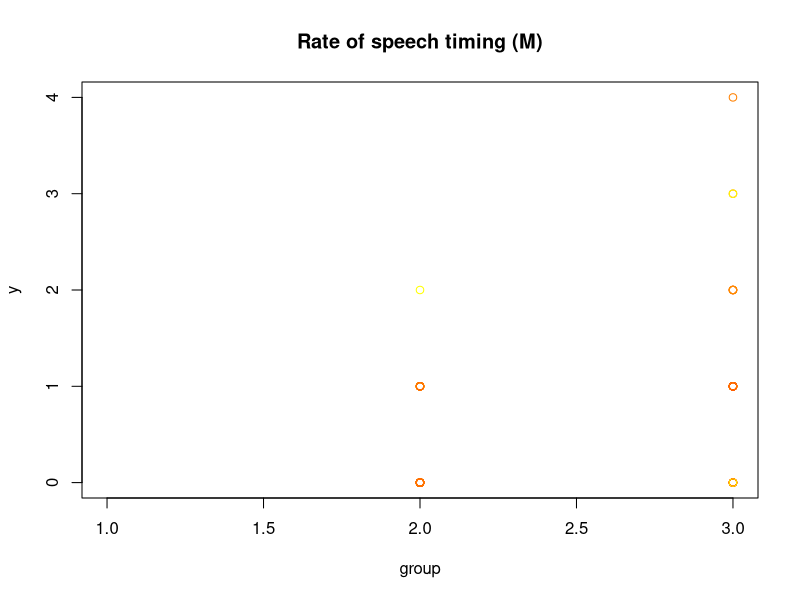

Reproduce this figure in R. (Note: this script raises an error after producing the figure.)

### Quick pre-processing part

parkinson <- read.csv(file="data/parkinson_preprocessed.csv")
parkinson <- parkinson[,-c(1)]
colnames(parkinson) <- c("Age", "Gender", "Duration of disease from first symptoms (years)",
                         "Antidepressant therapy", "Benzodiazepine medication",
                         "Clonazepam (mg/day)", "Hoehn-Yahr scale", "UPDRS III total",
                         "Speech", "Facial Expression", "Total tremor", 
                         "Total rigidity", "Total spasm", "Total stability",
                         "Entropy of speech timing (RP)", "Rate of speech timing (RP)",
                         "Acceleration of speech timing (RP)", "Gaping in between voiced intervals (RP)",
                         "Duration of unvoiced stops (RP)", "Decay of unvoiced fricatives (RP)",
                         "Relative loudness of respiration (RP)", "Pause intervals per respiration (RP)",
                         "Latency of respiratory exchange (RP)", "Entropy of speech timing (M)",
                         "Rate of speech timing (M)", "Acceleration of speech timing (M)", 
                         "Decay of unvoiced fricatives (M)", "Latency of respiratory exchange (M)")
# RP: reading passage
# M: monologue

cols.int <- c(3,7:14)
parkinson[cols.int] <- sapply(parkinson[cols.int], as.integer)

# 1-30: PD (2) // 31-80: RBD (1) // 81-130: HEALTHY (0)

category <- c(rep(2,30), rep(1,50), rep(0,50))
parkinson <- cbind(category, parkinson)
colnames(parkinson)[1] <- "Group"

parkinson$Gender <- as.factor(parkinson$Gender)
parkinson$Group <- as.factor(parkinson$Group)



####  SPEECH  ####

B <- 1e3
seed <- 23112023
set.seed(seed)

speech <- parkinson[,c(1,16:29)]


### One-way ANOVA

g <- nlevels(speech$Group)
n <- dim(speech)[1]

idx <- 12   # <---- put here the right index (between 2 and 15)
plot(speech$Group, speech[,idx], xlab='group', col=heat.colors(g), main=colnames(speech)[idx]) # group-wise boxplot


## Parametric approach:
# (we first check whether the assumption of parametric ANOVA hold, if that's
#  not the case, we will use a nonparametric approach instead)

# 1) univariate normality in each group
Ps <- c(shapiro.test(speech[speech$Group == 0, idx])$p,
        shapiro.test(speech[speech$Group == 1, idx])$p,
        shapiro.test(speech[speech$Group == 2, idx])$p)
Ps

# 2) Bartlett's test for homogeneity of variances
bartlett.test(speech[,idx], speech$Group)

fit <- aov(speech[,idx] ~ speech$Group)
summary(fit)


## Nonparametric approach:

T0 <- summary(fit)[[1]][1,4]
T_stat <- numeric(B) 

for(perm in 1:B){
  permutation <- sample(1:n)
  variable_perm <- speech[permutation,idx]
  fit_perm <- aov(variable_perm ~ speech$Group)
  
  T_stat[perm] <- summary(fit_perm)[[1]][1,4]
}

p_val <- sum(T_stat>=T0)/B
p_val

# significant idx: 3, 10, 12
colnames(speech)[c(3,10,12)]



### One-way MANOVA

fit <- manova(as.matrix(speech[,2:15]) ~ speech$Group)
summary.manova(fit, test="Wilks") 

T0 <- -summary.manova(fit,test="Wilks")$stats[1,2]
T_stat <- numeric(B)

for(perm in 1:B){
  permutation <- sample(1:n)
  group.perm <- speech$Group[permutation]
  fit.perm <- manova(as.matrix(speech[,2:15]) ~ group.perm)
  T_stat[perm] <- -summary.manova(fit.perm,test="Wilks")$stats[1,2]
}

p_val <- sum(T_stat>=T0)/B
p_val  # ---> SIGNIFICANT!



### BOOTSTRAP CIs 
# Bootstrap confidence intervals for the difference of the mean of same speech variable in different groups 
# ==> mainly to compare RBD and PD groups (on indexes found using ANOVA: 3,10,12)

idx <- 3   # index of speech variable (between 2 and 15)

x1 <- speech[speech$Group == 2, idx]
x2 <- speech[speech$Group == 1, idx]

# Plot data
par(mfrow=c(1,2))
boxplot(x1, ylim=range(c(x1,x2)), main='PD', col='lightblue4')
boxplot(x2, ylim=range(c(x1,x2)), main='RBD', col='lightblue')

# Computing the bootstrap distribution of the difference of the two sample means

x1.obs <- x1
x2.obs <- x2
diff.obs <- mean(x1) - mean(x2)

T.boot.diff <- numeric(B)

for(b in 1:B)
{
  x1.b <- sample(x1.obs, replace = T)
  x2.b <- sample(x2.obs, replace = T)
  T.boot.diff[b] <- mean(x1.b) - mean(x2.b)
}

plot(ecdf(T.boot.diff), main='Sample Mean PD - Sample Mean RBD')
abline(v = diff.obs, lty=2)

# RP intervals

alpha <- 0.05

right.quantile <- quantile(T.boot.diff, 1 - alpha/2)
left.quantile  <- quantile(T.boot.diff, alpha/2)

CI.RP <- c(diff.obs - (right.quantile - diff.obs), diff.obs - (left.quantile - diff.obs))
CI.RP

abline(v=CI.RP)


# idx: 3
# CI for difference PD-RBD: [-36.048333   6.446667] ==> no significant difference!
# CI for difference PD-healthy: [-56.91400 -11.81667] ==> SIGNIFICANT difference
# CI for difference RBD-healthy: [-37.8235  -3.8515] ==> SIGNIFICANT difference

# idx: 10
# CI for difference PD-RBD: [-7.685333 47.929000] ==> no significant difference!
# CI for difference PD-healthy: [-36.46000  22.99383] ==> no significant difference
# CI for difference RBD-healthy: [-50.5655  -4.9075] ==> SIGNIFICANT difference

# idx: 12
# CI for difference PD-RBD: [-23.81367  22.74767] ==> no significant difference!
# CI for difference PD-healthy: [-64.2615 -14.8435] ==> SIGNIFICANT difference
# CI for difference RBD-healthy: [-55.9875 -18.5590] ==> SIGNIFICANT difference



